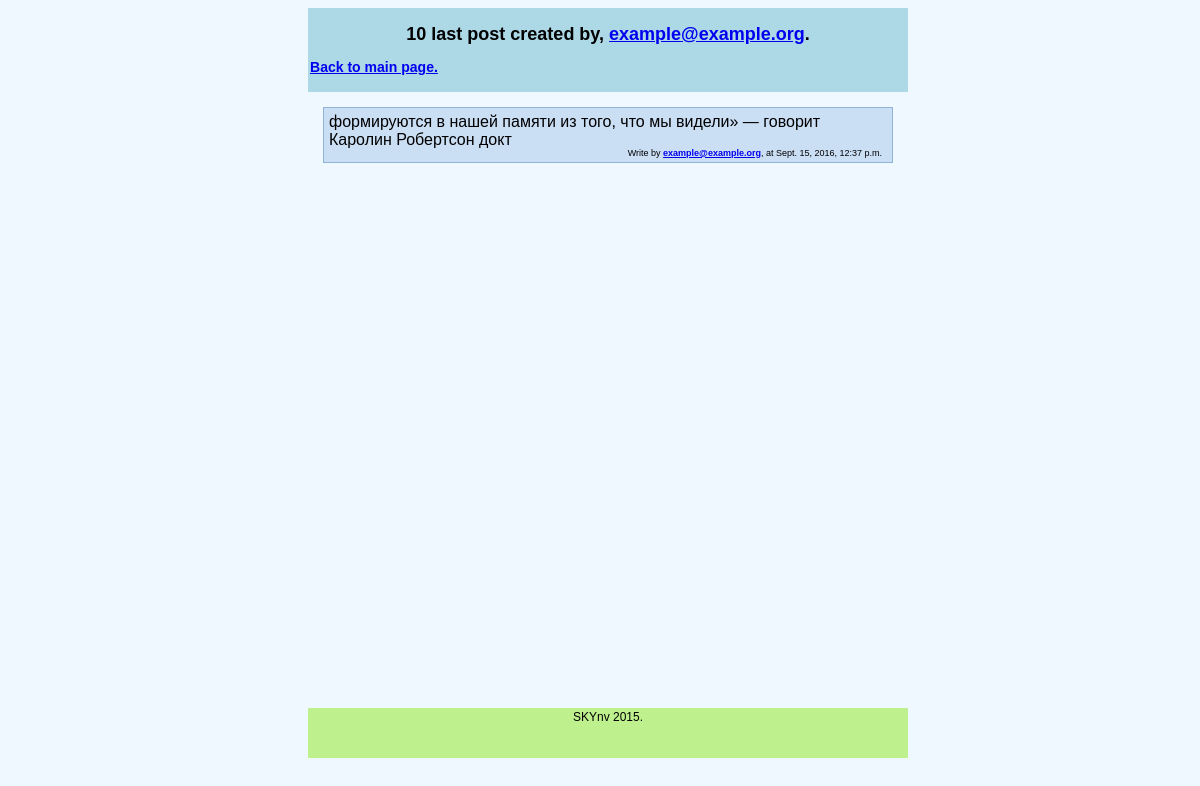
Page /example@example.org on the earlier database version.
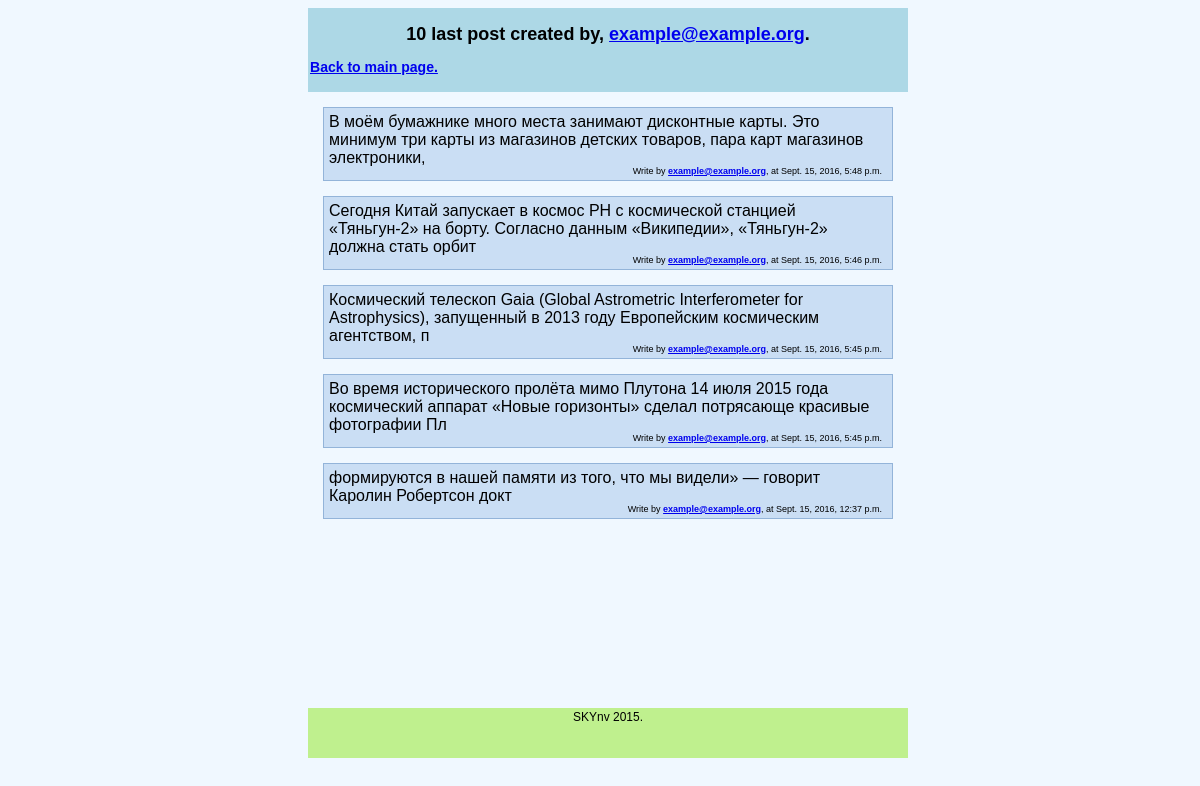
Same page on the later database version.
### mblog/models.py (models this page shows, shortened)
class UserPost(models.Model):
    post_text = models.TextField(max_length=140)
    post_user = models.ForeignKey(User, null=True, related_name='+')
    post_date = models.DateTimeField()

### mblog/views.py (the view)
# urls.py: url(r'^(?P<user_name>[a-zA-Z0-9@.]+)', views.search),
def search(request, user_name):
    user = request.user
    try:
        post_autor = User.objects.get(username=user_name)
        user_posts = UserPost.objects.filter(post_user=post_autor)
        user_posts = user_posts.order_by('-post_date')[:10]
        return render(request, 'mblog/userposts.html', {'user_posts': user_posts, 'user': user, 'autor': post_autor})
    except User.DoesNotExist:
        return HttpResponseRedirect('/404')

### templates/mblog/userposts.html (shortened to what this page needs)
{% extends "mblog/base.html" %}
{% block header %}
    <div align="center"><h2>10 last post created by, <a href="{{ autor }}/profile">{{ autor }}</a>.</h2></div>
    <p><h3><a href="/">Back to main page.</a></h3></p>
{% endblock %}
{% block content %}
    {% for post in user_posts %}
        <div class="comment">
            {{ post.post_text }}
            <div class="info"> Write by <b><a href="/{{ post.post_user }}">{{ post.post_user }}</a></b>,
                at {{ post.post_date }} </div>
        </div>
    {% endfor %}
{% endblock %}

### templates/mblog/base.html (shortened to what this page needs)
<html>
<head>
</head>
<body>
<div class="wrapper">
    <header class="header">
        {% block header %}{% endblock %}
    </header>
    <main class="content">
        {% block content %}
        {% endblock %}
    </main>
</div>
<footer class="footer">
    {% block footer %}
        SKYnv 2015.
    {% endblock %}
</footer>
</body>
</html>

Differences in the rows shown:
added UserPost: post_text "В моём бумажнике много места занимают дисконтные карты. Это минимум три карты из магазинов детских товаров, пара карт магазинов электроники,", post_user "example@example.org", post_date "Sept. 15, 2016, 5:48 p.m."
added UserPost: post_text "Сегодня Китай запускает в космос РН с космической станцией «Тяньгун-2» на борту. Согласно данным «Википедии», «Тяньгун-2» должна стать орбит", post_user "example@example.org", post_date "Sept. 15, 2016, 5:46 p.m."
added UserPost: post_text "Космический телескоп Gaia (Global Astrometric Interferometer for Astrophysics), запущенный в 2013 году Европейским космическим агентством, п", post_user "example@example.org", post_date "Sept. 15, 2016, 5:45 p.m."
added UserPost: post_text "Во время исторического пролёта мимо Плутона 14 июля 2015 года космический аппарат «Новые горизонты» сделал потрясающе красивые фотографии Пл", post_user "example@example.org", post_date "Sept. 15, 2016, 5:45 p.m."
